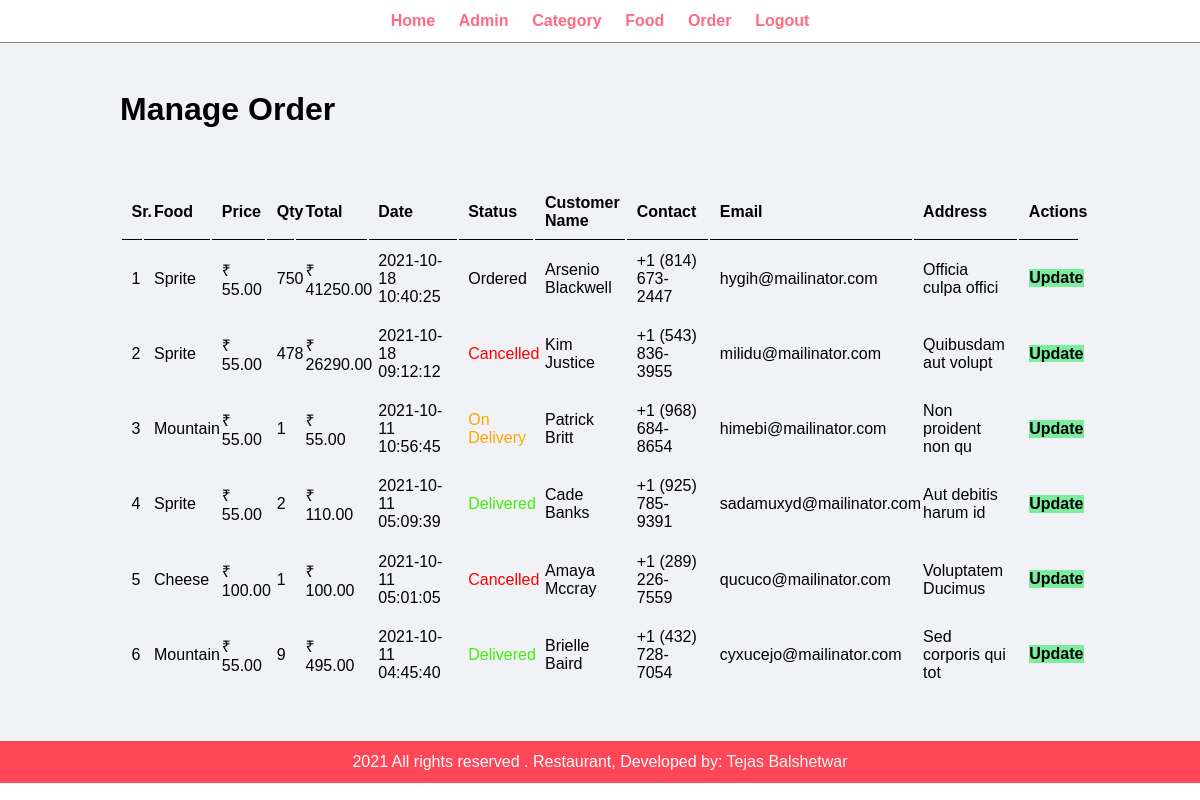
/admin/manage-order.php (signed in), run on the app's committed database.
### tables this page shows
CREATE TABLE `tbl_order` (
  `id` int(10) UNSIGNED NOT NULL,
  `food` varchar(200) NOT NULL,
  `price` decimal(10,2) NOT NULL,
  `quantity` int(11) NOT NULL,
  `total` decimal(10,2) NOT NULL,
  `order_date` datetime NOT NULL,
  `status` varchar(50) NOT NULL,
  `customer_name` varchar(150) NOT NULL,
  `customer_contact` varchar(20) NOT NULL,
  `customer_email` varchar(150) NOT NULL,
  `customer_address` varchar(255) NOT NULL
);

### admin/manage-order.php (the view, shortened to what this page needs)
<?php include('partials/menu.php')?>
        <div class='main-content'>
            <div class='wrapper'>
                <h1>Manage Order</h1>
                <br>
                <br>
                <br>
                <table class="tbl-full">
                    <tr>
                        <th>Sr.</th>
                        <th>Food</th>
                        <th>Price</th>
                        <th>Qty</th>
                        <th>Total</th>
                        <th>Date</th>
                        <th>Status</th>
                        <th>Customer Name</th>
                        <th>Contact</th>
                        <th>Email</th>
                        <th>Address</th>
                        <th>Actions</th>
                    </tr>
                    <?php
                        $sql = "SELECT * FROM tbl_order ORDER BY id DESC";
                        $res =mysqli_query($conn,$sql);
                        $count = mysqli_num_rows($res);
                        if($count>0)
                        {
                            $sr=1;
                            while($row = mysqli_fetch_assoc($res))
                            {
                                $id = $row['id'];
                                $food = $row['food'];
                                $price = $row['price'];
                                $quantity = $row['quantity'];
                                $total = $row['total'];
                                $order_date = $row['order_date'];
                                $status = $row['status'];
                                $customer_name=$row['customer_name'];
                                $customer_contact=$row['customer_contact'];
                                $customer_email=$row['customer_email'];
                                $customer_address=$row['customer_address'];
                                ?>
                                <tr>
                                    <td><?php echo $sr++;?></td>
                                    <td><?php echo $food;?></td>
                                    <td>₹ <?php echo $price;?></td>
                                    <td><?php echo $quantity;?></td>
                                    <td>₹ <?php echo $total;?></td>
                                    <td><?php echo $order_date;?></td>
                                    <td>
                                        <?php
                                        if($status=="Ordered"){
                                            echo "<label> $status</label>";
                                        }
                                        if($status=="On Delivery"){
                                            echo "<label style='color:orange;'> $status</label>";
                                        }
                                        if($status=="Delivered"){
                                            echo "<label style='color:#40F00B;'> $status</label>";
                                        }
                                        if($status=="Cancelled"){
                                            echo "<label style='color:red;'> $status</label>";
                                        }
                                        ?>
                                    </td>
                                    <td><?php echo $customer_name;?></td>
                                    <td><?php echo $customer_contact;?></td>
                                    <td><?php echo $customer_email;?></td>
                                    <td><?php echo $customer_address;?></td>
                                    <td>
                                    <a href="<?php echo SITEURL;?>admin/update-order.php?id=<?php echo $id?>" class="btn-secondary">Update</a>
                                    </td>
                                </tr>
                                <?php
                            }
                        }
                        else
                        {
                            echo "<tr><td colspan='12' class='error' colspan='11'>Orders  Not  Available</td></tr>";
                        }
                    ?>
                </table>
            </div>
        </div>
<?php include('partials/footer.php')?>

### css/admin.css (style rules this page uses)
* { margin: 0; padding: 0; font-family: Arial, Helvetica, sans-serif; }
.wrapper { padding: 1%; width: 80%; margin: 0 auto; }
.tbl-full { width: 100%; }
table tr th { border-bottom: 1px solid black; padding: 1%; text-align: left; }
table tr td { padding: 1%; }
.btn-secondary { background-color: #7bed9f; padding: 1%; color: black; text-decoration: none; font-weight: bold; }
.main-content { background-color: #f1f2f6; padding: 3% 0; }

### data on the page
tbl_order: food "Sprite", price "55.00", quantity "750", total "41250.00", order_date "2021-10-18 10:40:25", status "Ordered", customer_name "Arsenio Blackwell", customer_contact "+1 (814) 673-2447", customer_email "hygih@mailinator.com", customer_address "Officia culpa offici"
tbl_order: food "Sprite", price "55.00", quantity "478", total "26290.00", order_date "2021-10-18 09:12:12", status "Cancelled", customer_name "Kim Justice", customer_contact "+1 (543) 836-3955", customer_email "milidu@mailinator.com", customer_address "Quibusdam aut volupt"
tbl_order: food "Mountain", price "55.00", quantity "1", total "55.00", order_date "2021-10-11 10:56:45", status "On Delivery", customer_name "Patrick Britt", customer_contact "+1 (968) 684-8654", customer_email "himebi@mailinator.com", customer_address "Non proident non qu"
tbl_order: food "Sprite", price "55.00", quantity "2", total "110.00", order_date "2021-10-11 05:09:39", status "Delivered", customer_name "Cade Banks", customer_contact "+1 (925) 785-9391", customer_email "sadamuxyd@mailinator.com", customer_address "Aut debitis harum id"
tbl_order: food "Cheese", price "100.00", quantity "1", total "100.00", order_date "2021-10-11 05:01:05", status "Cancelled", customer_name "Amaya Mccray", customer_contact "+1 (289) 226-7559", customer_email "qucuco@mailinator.com", customer_address "Voluptatem Ducimus"
tbl_order: food "Mountain", price "55.00", quantity "9", total "495.00", order_date "2021-10-11 04:45:40", status "Delivered", customer_name "Brielle Baird", customer_contact "+1 (432) 728-7054", customer_email "cyxucejo@mailinator.com", customer_address "Sed corporis qui tot"
